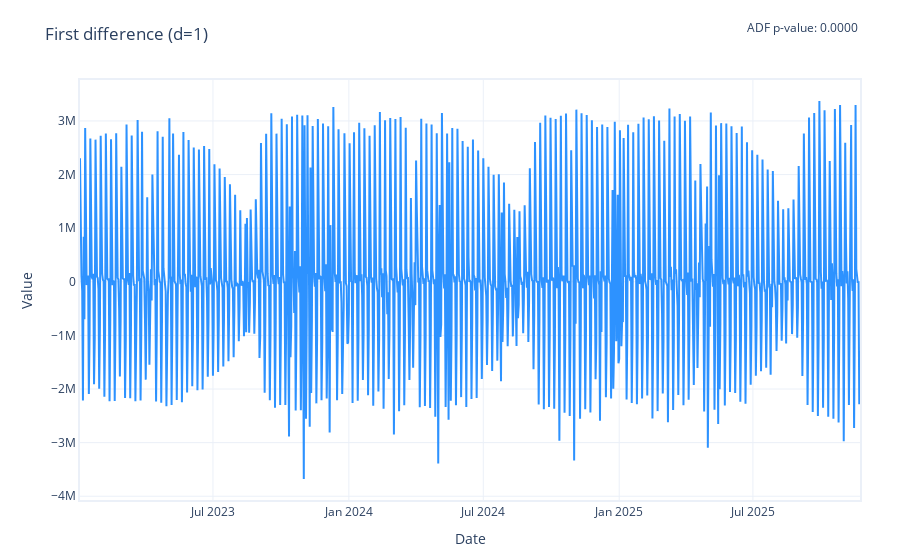
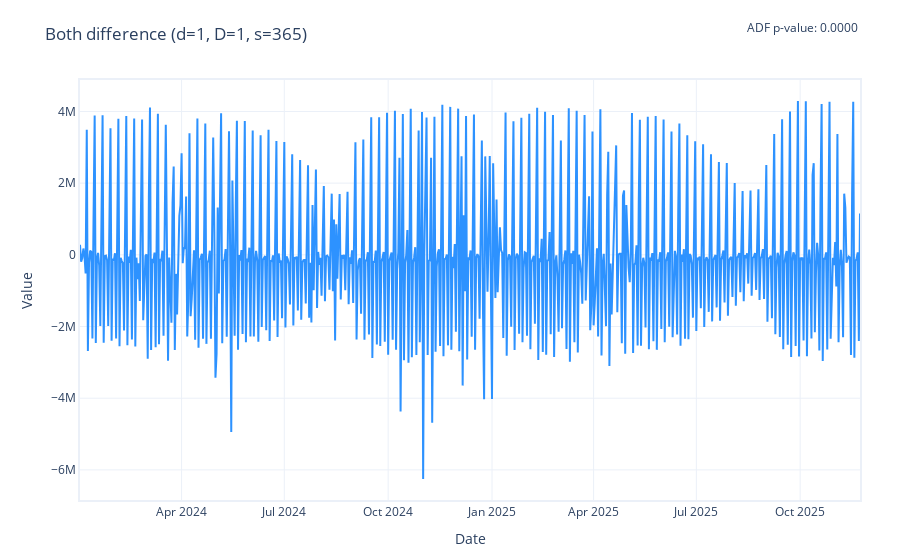
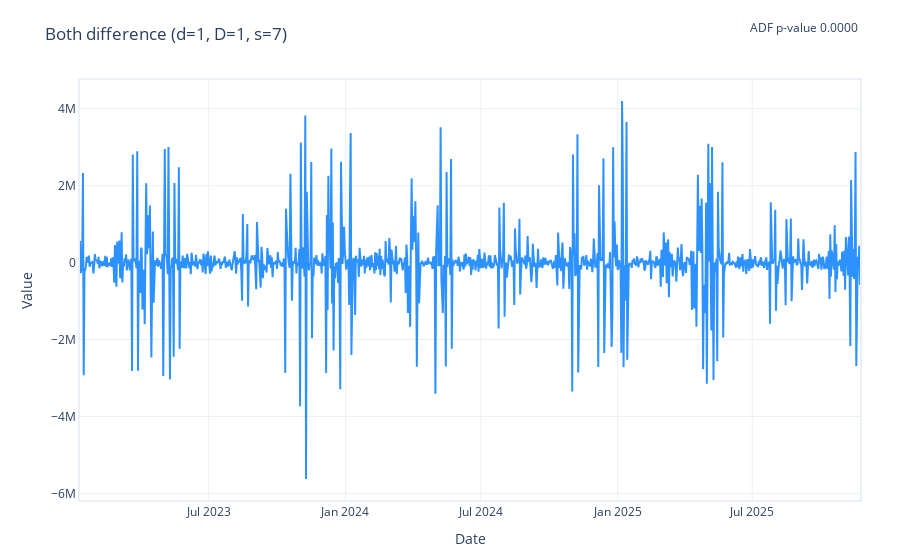

Notebook source saved alongside these figures, in order:
### Markdown cell above
Since the data exhibits a low steady upward trend we could try to make it stationary by a simple differencing of the series. <br>
Additionally, the series also exhibits two seasonalities so we have to identify which of the seasonalities (weekly or yearly) have a greater inpact in the series, to apply the seasonal differencing to the simple difference series, for create a series without trend and seasonality.

### Code cell
series = data[['ds','y']].set_index('ds')['y']

# Compute the first (non-seasonal) difference
diff_series = series.diff().dropna()
adf_diff = adfuller(diff_series)
p_value_diff = adf_diff[1]

fig = go.Figure()
fig.add_trace( go.Scatter(x=diff_series.index, y=diff_series, mode="lines",name="First difference (d=1)", line=dict(color="#2d92ff", width=2) ) )
fig.update_layout(
    title="First difference (d=1)", xaxis_title="Date", yaxis_title="Value",
    annotations=[ dict( text=f"ADF p-value: {p_value_diff:.4f}", showarrow=False, xref="paper", yref="paper", x=1, y=1.15 ) ],
    plot_bgcolor="white", paper_bgcolor="white",
    xaxis=dict( showline=True, linewidth=2, linecolor="#ebf0f8", mirror=True, showgrid=True, gridcolor="#ebf0f8", zeroline=False ),
    yaxis=dict( showline=True, linewidth=2, linecolor="#ebf0f8", mirror=True, showgrid=True, gridcolor="#ebf0f8", zeroline=False ),
    margin=dict(l=80, r=40, t=80, b=60)
)
fig.show()


seasonal365_diff = diff_series.diff(365).dropna()
adf_s365_diff = adfuller(seasonal365_diff)
p_value_s365_diff = adf_s365_diff[1]

fig = go.Figure()
fig.add_trace( go.Scatter(x=seasonal365_diff.index, y=seasonal365_diff, mode="lines",name="Both difference (d=1, D=1, s=365)", line=dict(color="#2d92ff", width=2) ) )
fig.update_layout(
    title="Both difference (d=1, D=1, s=365)", xaxis_title="Date", yaxis_title="Value",
    annotations=[ dict( text=f"ADF p-value: {p_value_s365_diff:.4f}", showarrow=False, xref="paper", yref="paper", x=1, y=1.15 ) ],
    plot_bgcolor="white", paper_bgcolor="white",
    xaxis=dict( showline=True, linewidth=2, linecolor="#ebf0f8", mirror=True, showgrid=True, gridcolor="#ebf0f8", zeroline=False ),
    yaxis=dict( showline=True, linewidth=2, linecolor="#ebf0f8", mirror=True, showgrid=True, gridcolor="#ebf0f8", zeroline=False ),
    margin=dict(l=80, r=40, t=80, b=60)
)
fig.show()

seasonal7_diff = diff_series.diff(7).dropna()
adf_s7_diff = adfuller(seasonal7_diff)
p_value_s7_diff = adf_s7_diff[1]

fig = go.Figure()
fig.add_trace( go.Scatter(x=seasonal7_diff.index, y=seasonal7_diff, mode="lines",name="Both difference (d=1, D=1, s=7)", line=dict(color="#2d92ff", width=2) ) )
fig.update_layout(
    title="Both difference (d=1, D=1, s=7)", xaxis_title="Date", yaxis_title="Value",
    annotations=[ dict( text=f"ADF p-value {p_value_s7_diff:.4f}", showarrow=False, xref="paper", yref="paper", x=1, y=1.15 ) ],
    plot_bgcolor="white", paper_bgcolor="white",
    xaxis=dict( showline=True, linewidth=2, linecolor="#ebf0f8", mirror=True, showgrid=True, gridcolor="#ebf0f8", zeroline=False ),
    yaxis=dict( showline=True, linewidth=2, linecolor="#ebf0f8", mirror=True, showgrid=True, gridcolor="#ebf0f8", zeroline=False ),
    margin=dict(l=80, r=40, t=80, b=60)
)
fig.show()

### Figure 1 — Plotly figure (JSON) as saved in the notebook; plotly's stock layout.template omitted (floating-point values rounded to 4 significant figures; data arrays with more than 128 entries replaced by an {"elided": "..."} marker saying what was removed)
{"data": [{"line": {"color": "#2d92ff", "width": 2}, "mode": "lines", "name": "First difference (d=1)", "type": "scatter", "x": {"elided": "1057 str values"}, "y": {"elided": "1057 int values"}}], "layout": {"annotations": [{"showarrow": false, "text": "ADF p-value: 0.0000", "x": 1, "xref": "paper", "y": 1.15, "yref": "paper"}], "margin": {"b": 60, "l": 80, "r": 40, "t": 80}, "paper_bgcolor": "white", "plot_bgcolor": "white", "title": {"text": "First difference (d=1)"}, "xaxis": {"gridcolor": "#ebf0f8", "linecolor": "#ebf0f8", "linewidth": 2, "mirror": true, "showgrid": true, "showline": true, "title": {"text": "Date"}, "zeroline": false}, "yaxis": {"gridcolor": "#ebf0f8", "linecolor": "#ebf0f8", "linewidth": 2, "mirror": true, "showgrid": true, "showline": true, "title": {"text": "Value"}, "zeroline": false}}}

### Figure 2 — Plotly figure (JSON) as saved in the notebook; plotly's stock layout.template omitted (floating-point values rounded to 4 significant figures; data arrays with more than 128 entries replaced by an {"elided": "..."} marker saying what was removed)
{"data": [{"line": {"color": "#2d92ff", "width": 2}, "mode": "lines", "name": "Both difference (d=1, D=1, s=365)", "type": "scatter", "x": {"elided": "692 str values"}, "y": {"elided": "692 int values"}}], "layout": {"annotations": [{"showarrow": false, "text": "ADF p-value: 0.0000", "x": 1, "xref": "paper", "y": 1.15, "yref": "paper"}], "margin": {"b": 60, "l": 80, "r": 40, "t": 80}, "paper_bgcolor": "white", "plot_bgcolor": "white", "title": {"text": "Both difference (d=1, D=1, s=365)"}, "xaxis": {"gridcolor": "#ebf0f8", "linecolor": "#ebf0f8", "linewidth": 2, "mirror": true, "showgrid": true, "showline": true, "title": {"text": "Date"}, "zeroline": false}, "yaxis": {"gridcolor": "#ebf0f8", "linecolor": "#ebf0f8", "linewidth": 2, "mirror": true, "showgrid": true, "showline": true, "title": {"text": "Value"}, "zeroline": false}}}

### Figure 3 — Plotly figure (JSON) as saved in the notebook; plotly's stock layout.template omitted (floating-point values rounded to 4 significant figures; data arrays with more than 128 entries replaced by an {"elided": "..."} marker saying what was removed)
{"data": [{"line": {"color": "#2d92ff", "width": 2}, "mode": "lines", "name": "Both difference (d=1, D=1, s=7)", "type": "scatter", "x": {"elided": "1050 str values"}, "y": {"elided": "1050 int values"}}], "layout": {"annotations": [{"showarrow": false, "text": "ADF p-value 0.0000", "x": 1, "xref": "paper", "y": 1.15, "yref": "paper"}], "margin": {"b": 60, "l": 80, "r": 40, "t": 80}, "paper_bgcolor": "white", "plot_bgcolor": "white", "title": {"text": "Both difference (d=1, D=1, s=7)"}, "xaxis": {"gridcolor": "#ebf0f8", "linecolor": "#ebf0f8", "linewidth": 2, "mirror": true, "showgrid": true, "showline": true, "title": {"text": "Date"}, "zeroline": false}, "yaxis": {"gridcolor": "#ebf0f8", "linecolor": "#ebf0f8", "linewidth": 2, "mirror": true, "showgrid": true, "showline": true, "title": {"text": "Value"}, "zeroline": false}}}
